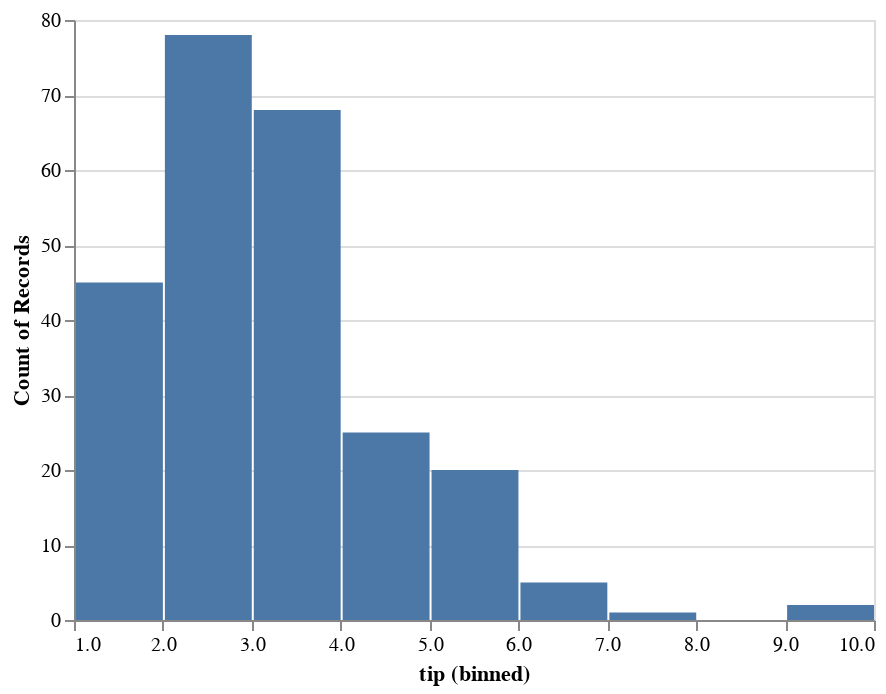

Notebook code for this chart:
### Markdown cell above
Een histogram met Altair. Een kansdichtheidsplot kan niet met Altair.

### Code cell
# Histogram (Altair)
alt.Chart(tips).mark_bar().encode(
    x=alt.X("tip:Q", bin=True),
    y=alt.Y("count()"))

### Figure 1 — Vega-Lite specification as saved in the notebook (floating-point values rounded to 4 significant figures; data arrays with more than 128 entries replaced by an {"elided": "..."} marker saying what was removed)
{"config": {"view": {"continuousWidth": 400, "continuousHeight": 300}}, "data": {"name": "data-362d1a3aede62850ce7cd49b1d5f5d1d"}, "mark": "bar", "encoding": {"x": {"type": "quantitative", "bin": true, "field": "tip"}, "y": {"type": "quantitative", "aggregate": "count"}}, "$schema": "https://vega.github.io/schema/vega-lite/v4.8.1.json", "datasets": {"data-362d1a3aede62850ce7cd49b1d5f5d1d": {"elided": "244 records"}}}
